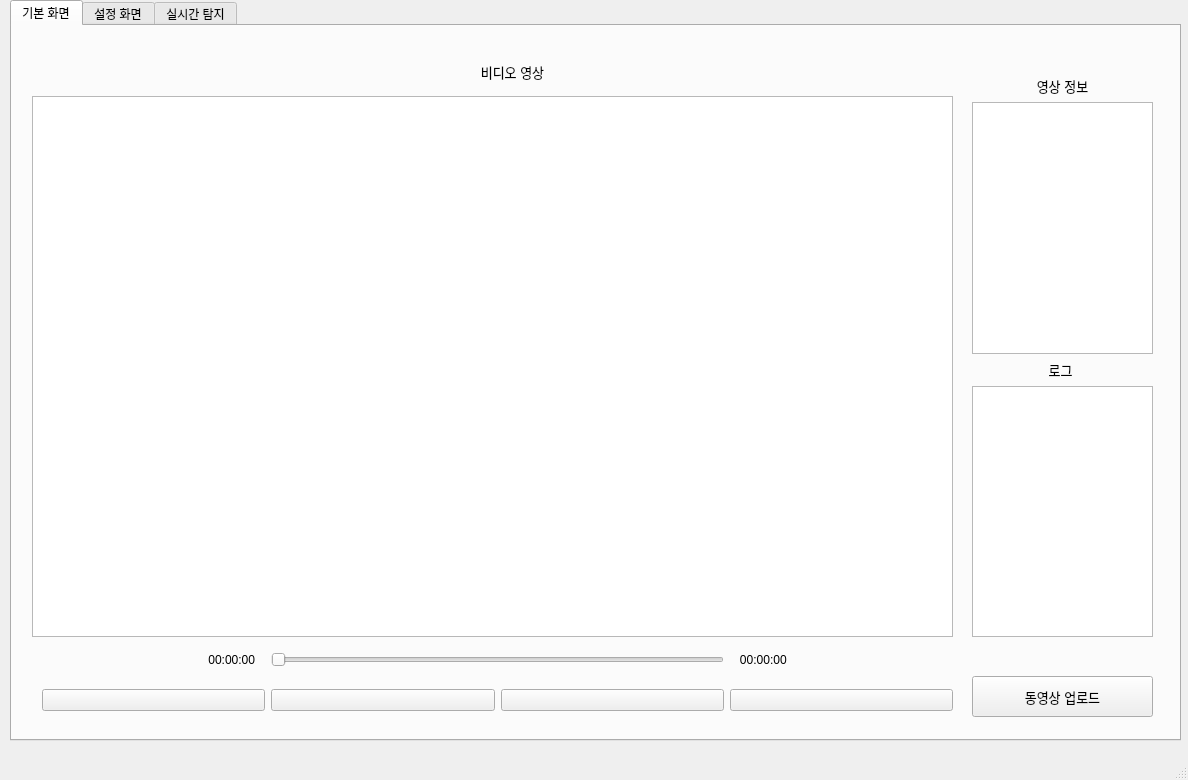
<?xml version="1.0" encoding="UTF-8"?>
<ui version="4.0">
 <class>MainWindow</class>
 <widget class="QMainWindow" name="MainWindow">
  <property name="geometry">
   <rect>
    <x>0</x>
    <y>0</y>
    <width>1188</width>
    <height>780</height>
   </rect>
  </property>
  <property name="windowTitle">
   <string>MainWindow</string>
  </property>
  <widget class="QWidget" name="centralwidget">
   <widget class="QTabWidget" name="on_air_detection">
    <property name="enabled">
     <bool>true</bool>
    </property>
    <property name="geometry">
     <rect>
      <x>10</x>
      <y>0</y>
      <width>1171</width>
      <height>741</height>
     </rect>
    </property>
    <property name="currentIndex">
     <number>0</number>
    </property>
    <property name="documentMode">
     <bool>false</bool>
    </property>
    <widget class="QWidget" name="tab">
     <attribute name="title">
      <string>기본 화면</string>
     </attribute>
     <widget class="QGraphicsView" name="graphicsView">
      <property name="geometry">
       <rect>
        <x>20</x>
        <y>70</y>
        <width>921</width>
        <height>541</height>
       </rect>
      </property>
     </widget>
     <widget class="QWidget" name="gridLayoutWidget">
      <property name="geometry">
       <rect>
        <x>30</x>
        <y>610</y>
        <width>911</width>
        <height>91</height>
       </rect>
      </property>
      <layout class="QGridLayout" name="gridLayout">
       <item row="1" column="3">
        <widget class="QPushButton" name="btn_stop_start">
         <property name="text">
          <string/>
         </property>
         <property name="icon">
          <iconset>
           <normaloff>../video_icon/pause.png</normaloff>../video_icon/pause.png</iconset>
         </property>
        </widget>
       </item>
       <item row="1" column="0">
        <widget class="QPushButton" name="btn_pause">
         <property name="text">
          <string/>
         </property>
         <property name="icon">
          <iconset>
           <normaloff>../video_icon/play.png</normaloff>../video_icon/play.png</iconset>
         </property>
         <property name="autoExclusive">
          <bool>false</bool>
         </property>
         <property name="autoRepeatDelay">
          <number>300</number>
         </property>
        </widget>
       </item>
       <item row="0" column="4">
        <widget class="QLabel" name="Total_length">
         <property name="text">
          <string>   00:00:00</string>
         </property>
        </widget>
       </item>
       <item row="0" column="2" colspan="2">
        <widget class="QSlider" name="Video_bar">
         <property name="orientation">
          <enum>Qt::Horizontal</enum>
         </property>
        </widget>
       </item>
       <item row="1" column="2">
        <widget class="QPushButton" name="btn_prev">
         <property name="text">
          <string/>
         </property>
         <property name="icon">
          <iconset>
           <normaloff>../video_icon/go_back.png</normaloff>../video_icon/go_back.png</iconset>
         </property>
        </widget>
       </item>
       <item row="0" column="0">
        <widget class="QLabel" name="Current">
         <property name="font">
          <font>
           <pointsize>9</pointsize>
          </font>
         </property>
         <property name="text">
          <string>00:00:00   </string>
         </property>
         <property name="alignment">
          <set>Qt::AlignRight|Qt::AlignTrailing|Qt::AlignVCenter</set>
         </property>
        </widget>
       </item>
       <item row="1" column="4">
        <widget class="QPushButton" name="btn_forward">
         <property name="text">
          <string/>
         </property>
         <property name="icon">
          <iconset>
           <normaloff>../video_icon/go_forward.png</normaloff>../video_icon/go_forward.png</iconset>
         </property>
        </widget>
       </item>
      </layout>
     </widget>
     <widget class="QWidget" name="verticalLayoutWidget">
      <property name="geometry">
       <rect>
        <x>960</x>
        <y>50</y>
        <width>181</width>
        <height>561</height>
       </rect>
      </property>
      <layout class="QVBoxLayout" name="verticalLayout">
       <item>
        <widget class="QLabel" name="Video_info">
         <property name="font">
          <font>
           <pointsize>10</pointsize>
          </font>
         </property>
         <property name="text">
          <string>영상 정보</string>
         </property>
         <property name="alignment">
          <set>Qt::AlignCenter</set>
         </property>
        </widget>
       </item>
       <item>
        <widget class="QTextBrowser" name="Video_info_text">
         <property name="enabled">
          <bool>true</bool>
         </property>
        </widget>
       </item>
       <item>
        <widget class="QLabel" name="Log">
         <property name="font">
          <font>
           <pointsize>10</pointsize>
          </font>
         </property>
         <property name="text">
          <string>로그 </string>
         </property>
         <property name="alignment">
          <set>Qt::AlignCenter</set>
         </property>
        </widget>
       </item>
       <item>
        <widget class="QListWidget" name="Log_text"/>
       </item>
      </layout>
     </widget>
     <widget class="QPushButton" name="Video_upload">
      <property name="geometry">
       <rect>
        <x>960</x>
        <y>650</y>
        <width>181</width>
        <height>41</height>
       </rect>
      </property>
      <property name="font">
       <font>
        <pointsize>10</pointsize>
       </font>
      </property>
      <property name="text">
       <string>동영상 업로드</string>
      </property>
     </widget>
     <widget class="QLabel" name="Log_5">
      <property name="geometry">
       <rect>
        <x>360</x>
        <y>10</y>
        <width>281</width>
        <height>71</height>
       </rect>
      </property>
      <property name="font">
       <font>
        <pointsize>10</pointsize>
       </font>
      </property>
      <property name="text">
       <string>비디오 영상</string>
      </property>
      <property name="alignment">
       <set>Qt::AlignCenter</set>
      </property>
     </widget>
    </widget>
    <widget class="QWidget" name="tab_2">
     <attribute name="title">
      <string>설정 화면</string>
     </attribute>
     <widget class="QGroupBox" name="groupBox">
      <property name="geometry">
       <rect>
        <x>270</x>
        <y>30</y>
        <width>591</width>
        <height>141</height>
       </rect>
      </property>
      <property name="font">
       <font>
        <pointsize>10</pointsize>
       </font>
      </property>
      <property name="title">
       <string>경고 알림음 (Alert sound)</string>
      </property>
      <property name="alignment">
       <set>Qt::AlignBottom|Qt::AlignLeading|Qt::AlignLeft</set>
      </property>
      <widget class="QWidget" name="gridLayoutWidget_2">
       <property name="geometry">
        <rect>
         <x>10</x>
         <y>40</y>
         <width>541</width>
         <height>80</height>
        </rect>
       </property>
       <layout class="QGridLayout" name="gridLayout_2">
        <item row="0" column="1">
         <widget class="QCheckBox" name="checkBox2">
          <property name="text">
           <string>Off</string>
          </property>
         </widget>
        </item>
        <item row="0" column="0">
         <widget class="QLabel" name="label_4">
          <property name="text">
           <string>뮤트(Mute)  </string>
          </property>
          <property name="alignment">
           <set>Qt::AlignRight|Qt::AlignTrailing|Qt::AlignVCenter</set>
          </property>
         </widget>
        </item>
       </layout>
      </widget>
     </widget>
     <widget class="QGroupBox" name="groupBox_3">
      <property name="geometry">
       <rect>
        <x>270</x>
        <y>190</y>
        <width>591</width>
        <height>161</height>
       </rect>
      </property>
      <property name="font">
       <font>
        <family>굴림</family>
        <pointsize>10</pointsize>
       </font>
      </property>
      <property name="title">
       <string>영상 (Video)</string>
      </property>
      <widget class="QWidget" name="gridLayoutWidget_4">
       <property name="geometry">
        <rect>
         <x>10</x>
         <y>40</y>
         <width>541</width>
         <height>91</height>
        </rect>
       </property>
       <layout class="QGridLayout" name="gridLayout_4">
        <item row="0" column="0">
         <widget class="QLabel" name="label_7">
          <property name="text">
           <string>위험상황 기준 전후 상황 기록  </string>
          </property>
          <property name="alignment">
           <set>Qt::AlignRight|Qt::AlignTrailing|Qt::AlignVCenter</set>
          </property>
         </widget>
        </item>
        <item row="0" column="1">
         <widget class="QComboBox" name="comboBox">
          <property name="currentText">
           <string>±3초</string>
          </property>
          <property name="currentIndex">
           <number>0</number>
          </property>
          <property name="placeholderText">
           <string>5</string>
          </property>
          <item>
           <property name="text">
            <string>±3초</string>
           </property>
          </item>
          <item>
           <property name="text">
            <string>±5초</string>
           </property>
          </item>
          <item>
           <property name="text">
            <string>±7초</string>
           </property>
          </item>
         </widget>
        </item>
        <item row="1" column="0">
         <widget class="QLabel" name="label_8">
          <property name="text">
           <string>건너뛰기 간격  </string>
          </property>
          <property name="alignment">
           <set>Qt::AlignRight|Qt::AlignTrailing|Qt::AlignVCenter</set>
          </property>
         </widget>
        </item>
        <item row="1" column="1">
         <widget class="QComboBox" name="comboBox_2">
          <property name="currentText">
           <string>5초</string>
          </property>
          <property name="currentIndex">
           <number>0</number>
          </property>
          <property name="placeholderText">
           <string>5</string>
          </property>
          <item>
           <property name="text">
            <string>5초</string>
           </property>
          </item>
          <item>
           <property name="text">
            <string>10초</string>
           </property>
          </item>
          <item>
           <property name="text">
            <string>15초</string>
           </property>
          </item>
         </widget>
        </item>
       </layout>
      </widget>
     </widget>
    </widget>
    <widget class="QWidget" name="tab_3">
     <attribute name="title">
      <string>실시간 탐지</string>
     </attribute>
     <widget class="QPushButton" name="btn_start_detection">
      <property name="geometry">
       <rect>
        <x>20</x>
        <y>550</y>
        <width>921</width>
        <height>81</height>
       </rect>
      </property>
      <property name="font">
       <font>
        <family>한컴 고딕</family>
        <pointsize>15</pointsize>
       </font>
      </property>
      <property name="text">
       <string>탐지 시작</string>
      </property>
     </widget>
     <widget class="QLabel" name="Log_2">
      <property name="geometry">
       <rect>
        <x>820</x>
        <y>50</y>
        <width>81</width>
        <height>51</height>
       </rect>
      </property>
      <property name="font">
       <font>
        <pointsize>10</pointsize>
       </font>
      </property>
      <property name="text">
       <string>로그 </string>
      </property>
      <property name="alignment">
       <set>Qt::AlignCenter</set>
      </property>
     </widget>
     <widget class="QListWidget" name="Log_text_2">
      <property name="geometry">
       <rect>
        <x>777</x>
        <y>100</y>
        <width>161</width>
        <height>431</height>
       </rect>
      </property>
     </widget>
     <widget class="QGraphicsView" name="on_air_camera">
      <property name="geometry">
       <rect>
        <x>20</x>
        <y>100</y>
        <width>741</width>
        <height>431</height>
       </rect>
      </property>
     </widget>
     <widget class="QLabel" name="Log_4">
      <property name="geometry">
       <rect>
        <x>270</x>
        <y>40</y>
        <width>281</width>
        <height>71</height>
       </rect>
      </property>
      <property name="font">
       <font>
        <pointsize>10</pointsize>
       </font>
      </property>
      <property name="text">
       <string>실시간 카메라</string>
      </property>
      <property name="alignment">
       <set>Qt::AlignCenter</set>
      </property>
     </widget>
     <widget class="QPushButton" name="rack_btn_1">
      <property name="geometry">
       <rect>
        <x>960</x>
        <y>130</y>
        <width>91</width>
        <height>61</height>
       </rect>
      </property>
      <property name="font">
       <font>
        <pointsize>10</pointsize>
       </font>
      </property>
      <property name="text">
       <string>랙 설정</string>
      </property>
     </widget>
     <widget class="QTextBrowser" name="rack_text_1">
      <property name="geometry">
       <rect>
        <x>960</x>
        <y>200</y>
        <width>190</width>
        <height>140</height>
       </rect>
      </property>
     </widget>
     <widget class="QTextBrowser" name="rack_text_2">
      <property name="geometry">
       <rect>
        <x>960</x>
        <y>490</y>
        <width>190</width>
        <height>140</height>
       </rect>
      </property>
     </widget>
     <widget class="QPushButton" name="rack_btn_2">
      <property name="geometry">
       <rect>
        <x>960</x>
        <y>420</y>
        <width>91</width>
        <height>61</height>
       </rect>
      </property>
      <property name="font">
       <font>
        <pointsize>10</pointsize>
       </font>
      </property>
      <property name="text">
       <string>랙 설정</string>
      </property>
     </widget>
     <widget class="QPushButton" name="rack_btn_3">
      <property name="geometry">
       <rect>
        <x>1060</x>
        <y>130</y>
        <width>91</width>
        <height>61</height>
       </rect>
      </property>
      <property name="font">
       <font>
        <pointsize>10</pointsize>
       </font>
      </property>
      <property name="text">
       <string>랙 표시</string>
      </property>
     </widget>
     <widget class="QPushButton" name="rack_btn_4">
      <property name="geometry">
       <rect>
        <x>1060</x>
        <y>420</y>
        <width>91</width>
        <height>61</height>
       </rect>
      </property>
      <property name="font">
       <font>
        <pointsize>10</pointsize>
       </font>
      </property>
      <property name="text">
       <string>랙 표시</string>
      </property>
     </widget>
     <widget class="QLabel" name="label">
      <property name="geometry">
       <rect>
        <x>1020</x>
        <y>90</y>
        <width>70</width>
        <height>40</height>
       </rect>
      </property>
      <property name="font">
       <font>
        <pointsize>10</pointsize>
       </font>
      </property>
      <property name="text">
       <string>랙 1</string>
      </property>
      <property name="alignment">
       <set>Qt::AlignCenter</set>
      </property>
     </widget>
     <widget class="QLabel" name="label_2">
      <property name="geometry">
       <rect>
        <x>1020</x>
        <y>380</y>
        <width>70</width>
        <height>40</height>
       </rect>
      </property>
      <property name="font">
       <font>
        <pointsize>10</pointsize>
       </font>
      </property>
      <property name="text">
       <string>랙 2</string>
      </property>
      <property name="alignment">
       <set>Qt::AlignCenter</set>
      </property>
     </widget>
    </widget>
   </widget>
  </widget>
  <widget class="QMenuBar" name="menubar">
   <property name="geometry">
    <rect>
     <x>0</x>
     <y>0</y>
     <width>1188</width>
     <height>22</height>
    </rect>
   </property>
  </widget>
  <widget class="QStatusBar" name="statusbar"/>
 </widget>
 <resources/>
 <connections/>
</ui>
